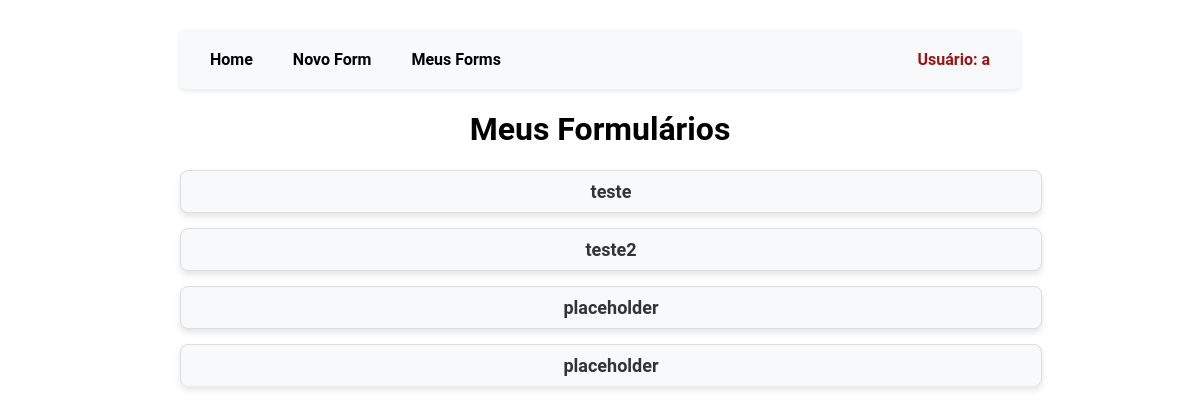
Before: /user_forms/ (signed in) with the older database file.
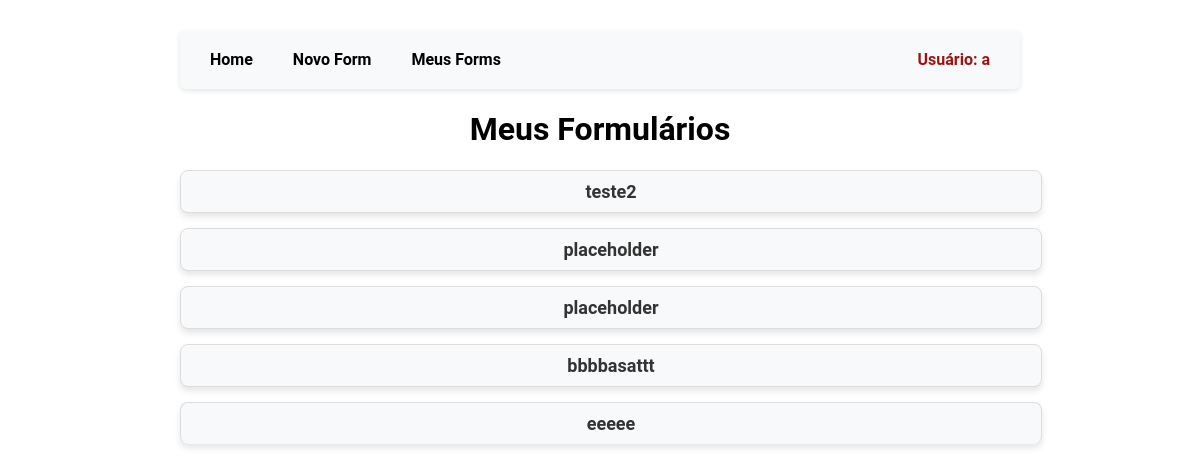
After: the same page with the newer database file.
### ExtremeFormsApp/models.py (models this page shows, shortened)
class QuestionList(models.Model):
    name = models.CharField(max_length=200)
    description = models.TextField(blank=True)
    shareable_link = models.CharField(max_length=200, blank=True)
    user = models.ForeignKey(User, on_delete=models.CASCADE)
    created_at = models.DateTimeField(default=timezone.now)
    updated_at = models.DateTimeField(default=timezone.now)
    form_link = models.URLField(blank=True, null=True)  # New field for form link

### ExtremeFormsApp/views.py (the view)
# urls.py: path('user_forms/', views.UserFormsView.as_view(), name='user_forms'),
class UserFormsView(LoginRequiredMixin, View):
    def get(self, request, *args, **kwargs):
        question_lists = QuestionList.objects.filter(user=request.user)
        return render(request, 'ExtremeFormsApp/user_forms.html', {'question_lists': question_lists})

### ExtremeFormsApp/templates/ExtremeFormsApp/user_forms.html (shortened to what this page needs)
{% load static %}
{% load custom_filters %}
<!DOCTYPE html>
<html lang="en">
<head>
    <link rel="stylesheet" href="{% static 'css/ExtremeFormsApp/new_form.css' %}">
    <link rel="stylesheet" href="{% static 'css/ExtremeFormsApp/general.css' %}">
</head>
<body>
    <div class="content">
        {% include 'ExtremeFormsApp/links.html' %}
        <h1>Meus Formulários</h1>
        <ul class="form-list">
            {% for ql in question_lists %}
                <li class="form-card">
                    <a href="{% url 'ExtremeFormsApp:form_details' ql.id %}">{{ ql.name }}</a>
                </li>
            {% empty %}
                <li>Nenhum formulário encontrado.</li>
            {% endfor %}
        </ul>
    </div>
</body>
</html>

Changed rows visible on the page:
removed QuestionList: name "teste"
added QuestionList: name "bbbbasattt"
added QuestionList: name "eeeee"
